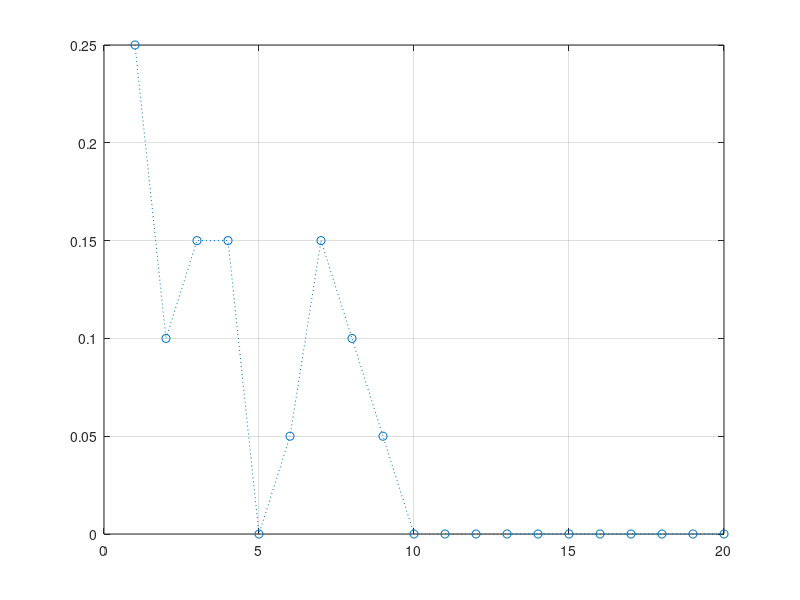

Write the MATLAB code that produced this figure.
disp("Tugas 3\n");

length = 20;

function num = generate_20()
    num = floor(rand(1,1)*10);
    return;
end

generated = [];

for i = 1:20
    generated = [generated generate_20()];
end

disp("\nHasil Generate 20 Angka antara 0-9");
disp(generated);

t = 1:20;
h = hist(generated, t);

disp("\PDF");
p = h / sum(h);
plot(t,p,'o:'), grid;
